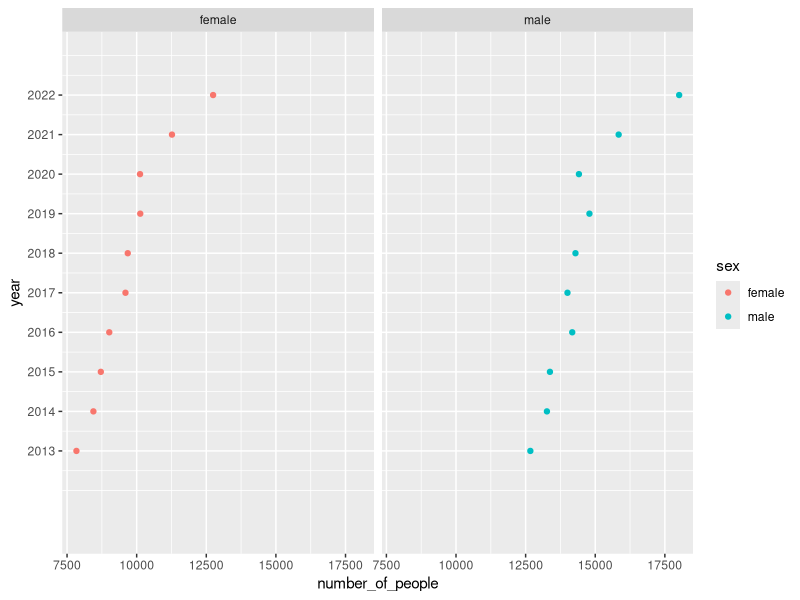
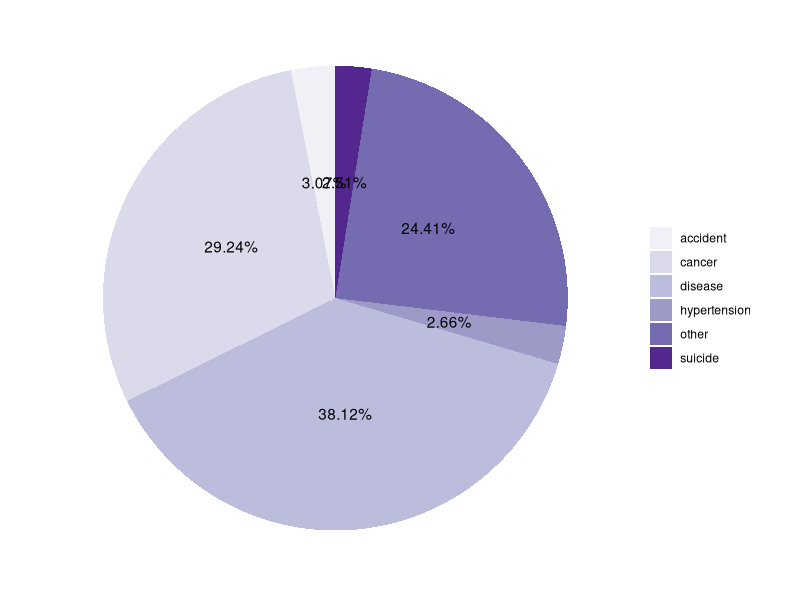
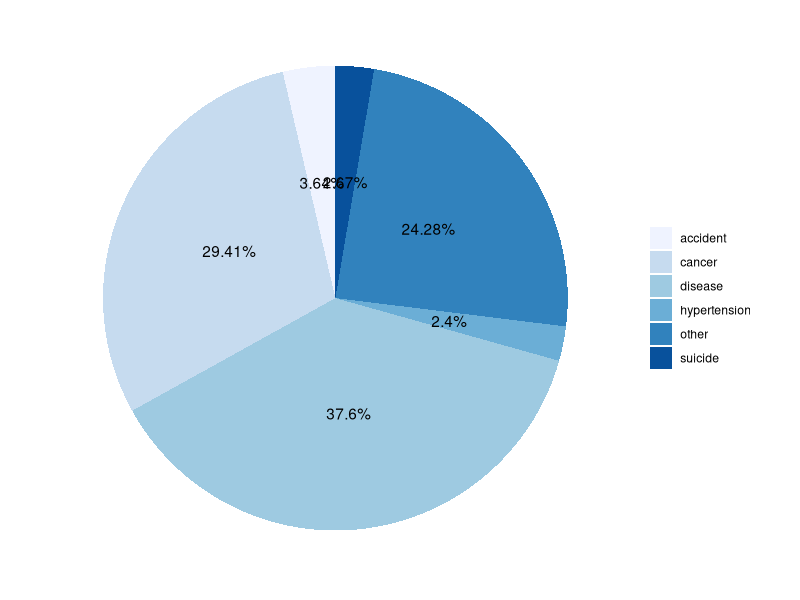
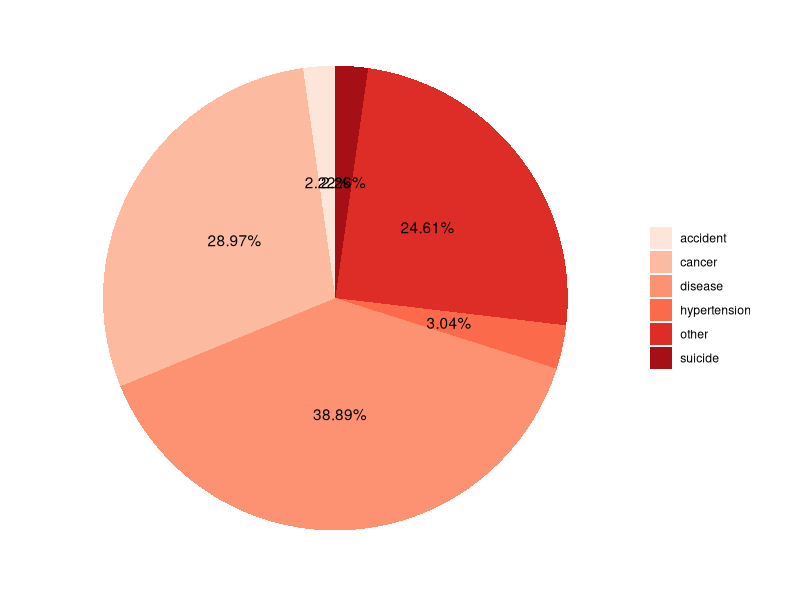
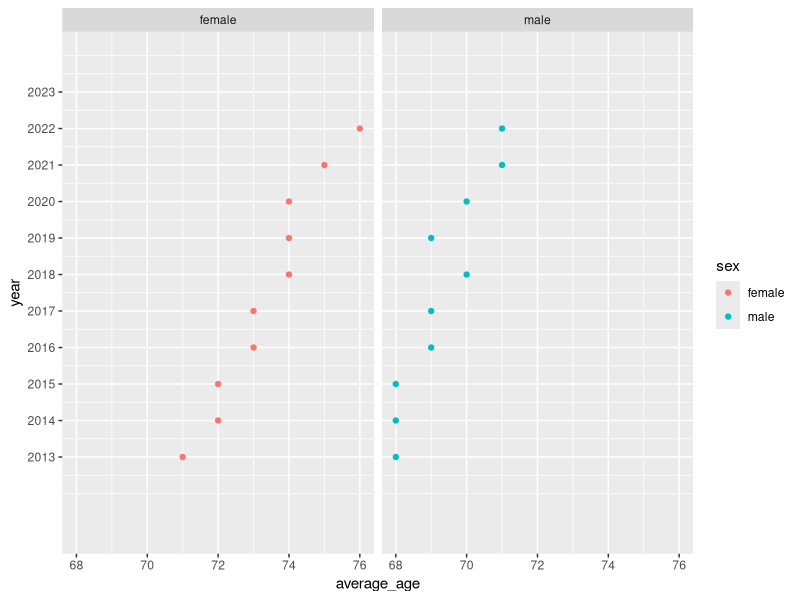
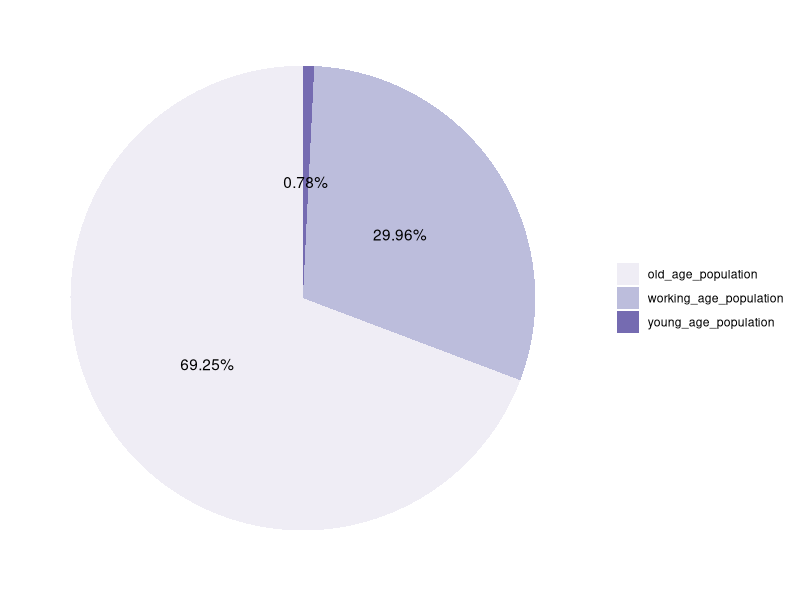
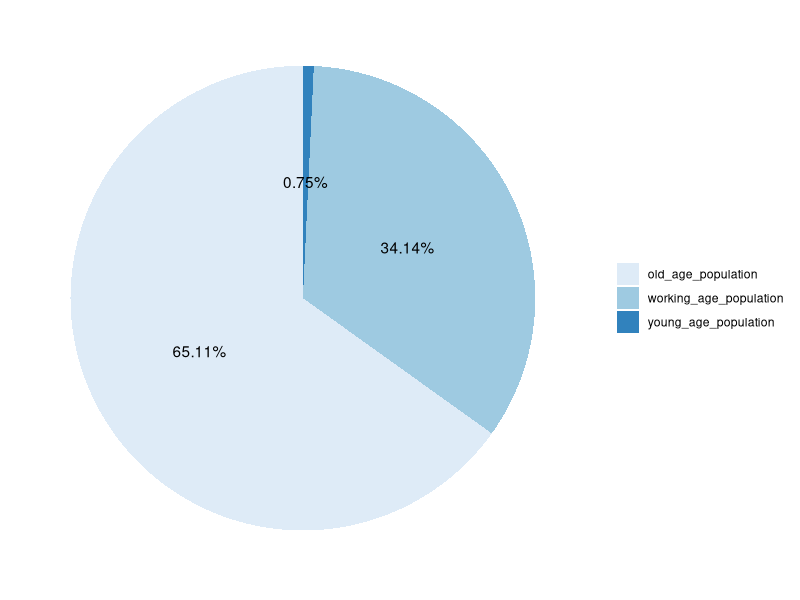
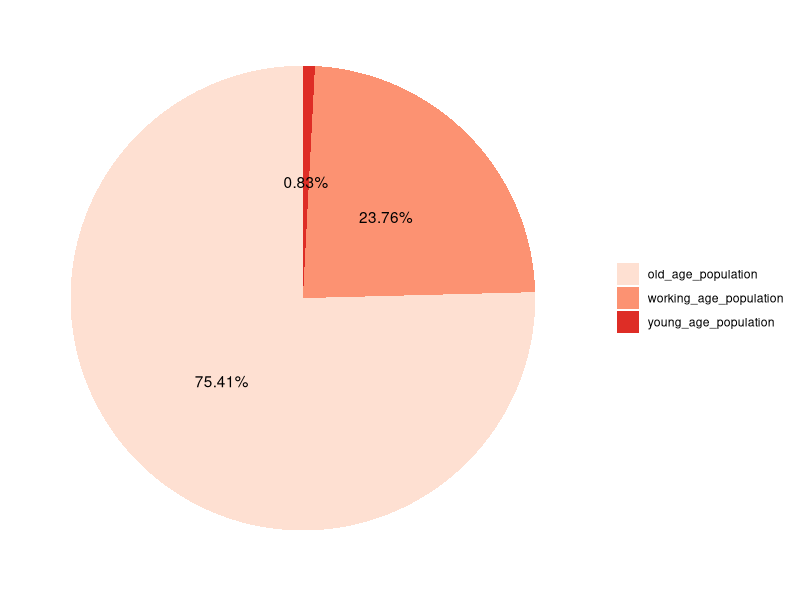

Write R code to recreate these figures, in order.
## ---- chunk 1

library("dplyr")
library("ggplot2")
library("tidyverse")
## ---- chunk 2
setwd("C:/R/death")

death_toll_cause_of_death <- read.csv("death_toll_cause_of_death.csv", sep=",", header=TRUE, na = "NA")
death_toll_group_by_age <- read.csv("death_toll_group_by_age.csv", sep=",", header=TRUE,na = "NA")
## ---- chunk 3
#cause_of_death

colnames(death_toll_cause_of_death) <- c("year","male_total","female_total",
                                         "male_cancer","female_cancer",
                                         "male_heart_disease","female_heart_disease",
"male_cerebrovascular_disease","female_cerebrovascular_disease",
                                         "male_diabetes","female_diabetes",
                                         "male_pneumonia","female_pneumonia",
                                         "male_kidney_disease","female_kidney_disease",
                                         "male_suicide","female_suicide",
                                         "male_accident_injury","female_accident_injury",
                                         "male_chronic_liver_disease","female_chronic_liver_disease",
                                         "male_hypertension","female_hypertension",
                                         "male_other","female_other")
##select data between 2013-2022
death_toll_cause_of_death <- death_toll_cause_of_death[8:17,]



#group by age
##delete duplicate column
death_toll_group_by_age <- select(death_toll_group_by_age,-4,-5)

colnames(death_toll_group_by_age) <- c("year","male_0","female_0","male_1_4","female_1_4",
                                       "male_5_14","female_5_14","male_15_24","female_15_24",
                                       "male_25_44","female_25_44","male_45_64","female_45_64",
                                       "male_65_older","female_65_older",
                                       "male_average_age","female_average_age",
                                       "male_median_age","female_median_age")
##select data between 2013-2022
death_toll_group_by_age <- death_toll_group_by_age[8:17,]
## ---- chunk 4
polt1_male <- death_toll_cause_of_death[,c(1,2)] 
polt1_male$sex <- c("male")
colnames(polt1_male) <- c("year","number_of_people","sex")

polt1_female <- death_toll_cause_of_death[,c(1,3)] 
polt1_female$sex <- c("female")
colnames(polt1_female) <- c("year","number_of_people","sex")

polt1 <- rbind(polt1_male,polt1_female)

#make polt1
ggplot(data = polt1, aes(x=year,y=number_of_people))+
  geom_point(aes(color = sex))+
  scale_x_continuous(limits = c(2011,2023), breaks = seq(2013,2022,1))+
  facet_wrap(~sex)+
  coord_flip()
## ---- chunk 5
data_for_plot2_3_4 <- death_toll_cause_of_death
death_toll_cause_of_death_sum <- colSums(death_toll_cause_of_death)
data_for_plot2_3_4 <- rbind(death_toll_cause_of_death,death_toll_cause_of_death_sum)
## ---- chunk 6
plot2 <-data_for_plot2_3_4 %>% mutate(cancer = male_cancer + female_cancer, 
                          disease = male_heart_disease + female_heart_disease+
                            male_cerebrovascular_disease + female_cerebrovascular_disease + 
                            male_diabetes + female_diabetes + male_pneumonia + female_pneumonia + 
                            male_kidney_disease + female_kidney_disease + 
                          male_chronic_liver_disease + female_chronic_liver_disease,
                          suicide = male_suicide + female_suicide,
                          accident =  male_accident_injury + female_accident_injury,
                          hypertension = male_hypertension + female_hypertension,
                          other = male_other + female_other)
plot2 <- plot2[11,26:31] 
plot2 <- data.frame(t(plot2),check.names=F)

cause <- c("cancer","disease","suicide","accident","hypertension","other")
plot2  <- cbind(cause,plot2)
colnames(plot2) <- c("cause","number_of_people")


#create pie chart
ggplot(plot2, aes(x="", y=number_of_people, fill = cause)) +
  geom_bar(stat="identity", width=1) +
  coord_polar("y", start=0) +
  geom_text(aes(label = paste0(round(number_of_people/242389*100,2), "%")), position = position_stack(vjust=0.5)) +
  labs(x = NULL, y = NULL, fill = NULL) +
  theme_classic() +
  theme(axis.line = element_blank(),
        axis.text = element_blank(),
        axis.ticks = element_blank()) +
  scale_fill_brewer(palette="Purples")
## ---- chunk 7
##plot3_cause_of_death_in male
plot3 <-data_for_plot2_3_4 %>% mutate(cancer = male_cancer, 
                                      disease = male_heart_disease +
                                        male_cerebrovascular_disease + 
                                        male_diabetes + male_pneumonia + 
                                        male_kidney_disease + 
                                        male_chronic_liver_disease,
                                      suicide = male_suicide,
                                      accident =  male_accident_injury,
                                      hypertension = male_hypertension,
                                      other = male_other)
plot3 <- plot3[11,26:31] 
plot3 <- data.frame(t(plot3),check.names=F)

cause <- c("cancer","disease","suicide","accident","hypertension","other")
plot3  <- cbind(cause,plot3)
colnames(plot3) <- c("cause","number_of_people")


#create pie chart
ggplot(plot3, aes(x="", y=number_of_people, fill = cause)) +
  geom_bar(stat="identity", width=1) +
  coord_polar("y", start=0) +
  geom_text(aes(label = paste0(round(number_of_people/144836*100,2), "%")), position = position_stack(vjust=0.5)) +
  labs(x = NULL, y = NULL, fill = NULL) +
  theme_classic() +
  theme(axis.line = element_blank(),
        axis.text = element_blank(),
        axis.ticks = element_blank()) +
  scale_fill_brewer(palette="Blues")
## ---- chunk 8
##plot4_cause_of_death_in female
plot4 <-data_for_plot2_3_4 %>% mutate(cancer = female_cancer, 
                                      disease = female_heart_disease +
                                      female_cerebrovascular_disease + 
                                      female_diabetes + female_pneumonia + 
                                      female_kidney_disease + 
                                      female_chronic_liver_disease,
                                      suicide = female_suicide,
                                      accident =  female_accident_injury,
                                      hypertension = female_hypertension,
                                      other = female_other)
plot4 <- plot4[11,26:31] 
plot4 <- data.frame(t(plot4),check.names=F)

cause <- c("cancer","disease","suicide","accident","hypertension","other")
plot4  <- cbind(cause,plot4)
colnames(plot4) <- c("cause","number_of_people")


#create pie chart
ggplot(plot4, aes(x="", y=number_of_people, fill = cause)) +
  geom_bar(stat="identity", width=1) +
  coord_polar("y", start=0) +
  geom_text(aes(label = paste0(round(number_of_people/97553*100,2), "%")), position = position_stack(vjust=0.5)) +
  labs(x = NULL, y = NULL, fill = NULL) +
  theme_classic() +
  theme(axis.line = element_blank(),
        axis.text = element_blank(),
        axis.ticks = element_blank()) +
  scale_fill_brewer(palette="Reds")

## ---- chunk 9
death_toll_group_by_age$male_average_age <- as.integer(death_toll_group_by_age$male_average_age)
death_toll_group_by_age$female_average_age <- as.integer(death_toll_group_by_age$female_average_age)



plot5_male <- death_toll_group_by_age[,c(1,16)] 
plot5_male$sex <- c("male")
colnames(plot5_male) <- c("year","average_age","sex")

plot5_female <- death_toll_group_by_age[,c(1,17)] 
plot5_female$sex <- c("female")
colnames(plot5_female) <- c("year","average_age","sex")

plot5 <- rbind(plot5_male,plot5_female)

ggplot(data = plot5, aes(x=year,y=average_age))+
  geom_point(aes(color = sex))+
  scale_x_continuous(limits = c(2011,2024), breaks = seq(2013,2023,1))+
  facet_wrap(~sex)+
  coord_flip()
## ---- chunk 10
data_for_plot6_7_8 <- death_toll_group_by_age[,2:15]
data_for_plot6_7_8_sum <- colSums(data_for_plot6_7_8)
data_for_plot6_7_8 <- rbind(data_for_plot6_7_8,data_for_plot6_7_8_sum)
## ---- chunk 11
plot6 <-data_for_plot6_7_8 %>% mutate(young_age_population = 
                                        male_0 + female_0 + 
                                        male_1_4 + female_1_4 + 
                                        male_5_14 + female_5_14,
                                      working_age_population = 
                                        male_15_24 + female_15_24 + 
                                        male_25_44 + female_25_44 + 
                                        male_45_64 + female_45_64,
                                      old_age_population = 
                                        male_65_older + female_65_older)
plot6 <- plot6[11,15:17] 
plot6 <- data.frame(t(plot6),check.names=F)

age_sturcture <- c("young_age_population","working_age_population","old_age_population")
plot6  <- cbind(age_sturcture,plot6)
colnames(plot6) <- c("age_sturcture","number_of_people")                                        
                                      

ggplot(plot6, aes(x="", y=number_of_people, fill = age_sturcture)) +
  geom_bar(stat="identity", width=1) +
  coord_polar("y", start=0) +
  geom_text(aes(label = paste0(round(number_of_people/242455*100,2), "%")), position = position_stack(vjust=0.5)) +
  labs(x = NULL, y = NULL, fill = NULL) +
  theme_classic() +
  theme(axis.line = element_blank(),
        axis.text = element_blank(),
        axis.ticks = element_blank()) +
  scale_fill_brewer(palette="Purples")
## ---- chunk 12
plot7 <-data_for_plot6_7_8 %>% mutate(young_age_population = 
                                          male_0 + 
                                          male_1_4 + 
                                          male_5_14,
                                        working_age_population = 
                                          male_15_24 +
                                          male_25_44 + 
                                          male_45_64,
                                        old_age_population = 
                                          male_65_older)
plot7 <- plot7[11,15:17] 
plot7 <- data.frame(t(plot7),check.names=F)

age_sturcture <- c("young_age_population","working_age_population","old_age_population")
plot7  <- cbind(age_sturcture,plot7)
colnames(plot7) <- c("age_sturcture","number_of_people")                                        


ggplot(plot7, aes(x="", y=number_of_people, fill = age_sturcture)) +
  geom_bar(stat="identity", width=1) +
  coord_polar("y", start=0) +
  geom_text(aes(label = paste0(round(number_of_people/144900*100,2), "%")), position = position_stack(vjust=0.5)) +
  labs(x = NULL, y = NULL, fill = NULL) +
  theme_classic() +
  theme(axis.line = element_blank(),
        axis.text = element_blank(),
        axis.ticks = element_blank()) +
  scale_fill_brewer(palette="Blues")
## ---- chunk 13
plot8 <-data_for_plot6_7_8 %>% mutate(young_age_population = 
                                          female_0 + 
                                          female_1_4 + 
                                          female_5_14,
                                        working_age_population = 
                                          female_15_24 +
                                          female_25_44 + 
                                          female_45_64,
                                        old_age_population = 
                                          female_65_older)
plot8 <- plot8[11,15:17] 
plot8 <- data.frame(t(plot8),check.names=F)

age_sturcture <- c("young_age_population","working_age_population","old_age_population")
plot8  <- cbind(age_sturcture,plot8)
colnames(plot8) <- c("age_sturcture","number_of_people")                                        


ggplot(plot8, aes(x="", y=number_of_people, fill = age_sturcture)) +
  geom_bar(stat="identity", width=1) +
  coord_polar("y", start=0) +
  geom_text(aes(label = paste0(round(number_of_people/97555*100,2), "%")), position = position_stack(vjust=0.5)) +
  labs(x = NULL, y = NULL, fill = NULL) +
  theme_classic() +
  theme(axis.line = element_blank(),
        axis.text = element_blank(),
        axis.ticks = element_blank()) +
  scale_fill_brewer(palette="Reds")  
